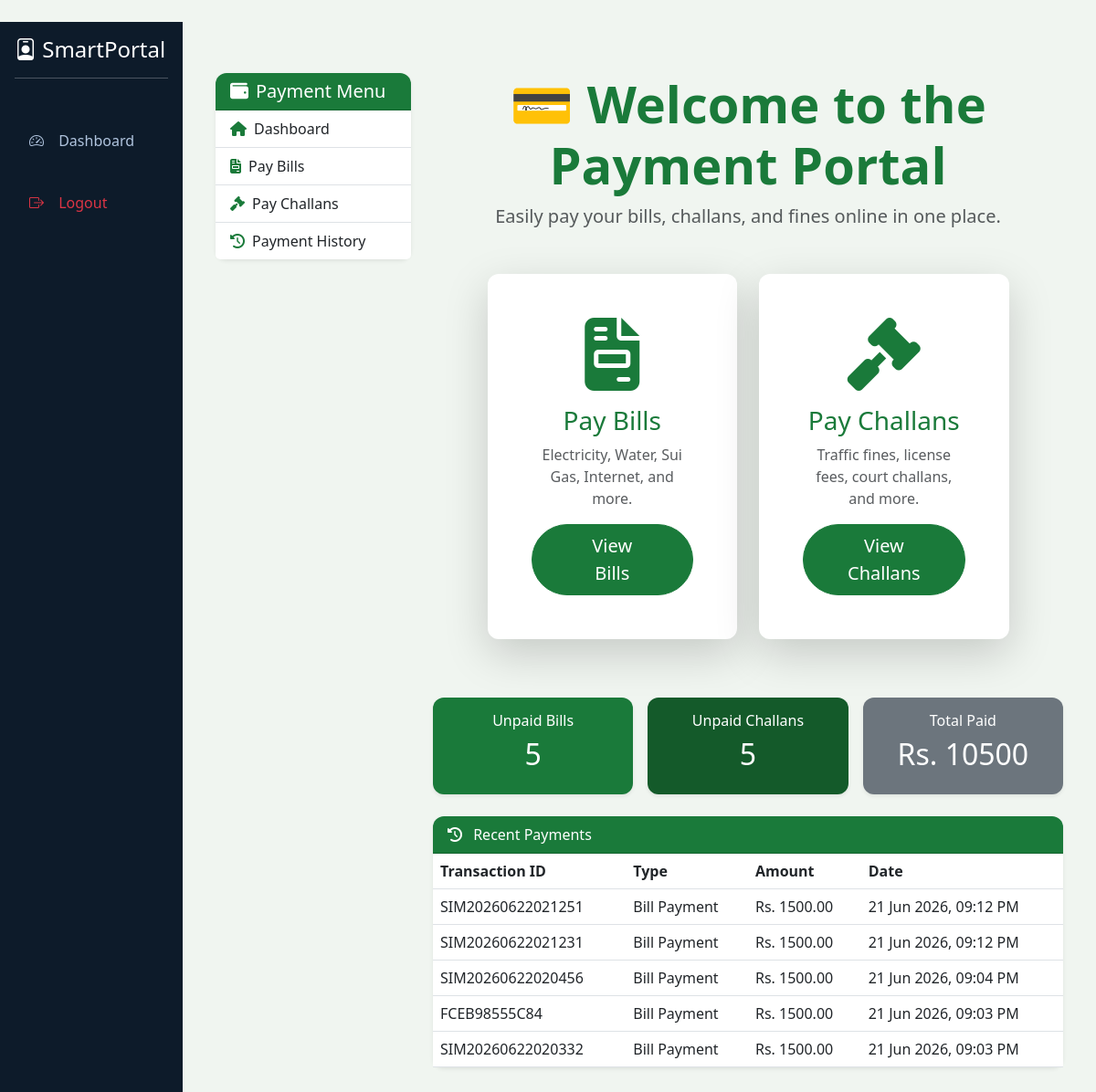
Page /challan/ (signed in) on the committed database.
### challan/models.py (models this page shows, shortened)
class PaymentTransaction(models.Model):
    PAYMENT_TYPES = (
        ('bill', 'Bill Payment'),
        ('challan', 'Challan Payment'),
        ('application', 'Application Fee'),
    )
    user = models.ForeignKey(User, on_delete=models.CASCADE)
    payment_type = models.CharField(max_length=15, choices=PAYMENT_TYPES)
    bill = models.ForeignKey(Bill, on_delete=models.SET_NULL, null=True, blank=True)
    challan = models.ForeignKey(Challan, on_delete=models.SET_NULL, null=True, blank=True)
    amount = models.DecimalField(max_digits=10, decimal_places=2)
    transaction_id = models.CharField(max_length=20, unique=True, default=uuid.uuid4().hex[:12].upper())
    paid_at = models.DateTimeField(auto_now_add=True)
    is_successful = models.BooleanField(default=True)
    gateway_transaction_id = models.CharField(max_length=100, blank=True, null=True)
    gateway_name = models.CharField(max_length=20, blank=True, null=True)
    app_type = models.CharField(max_length=20, blank=True)
    app_id = models.IntegerField(null=True, blank=True)
    reference_number = models.CharField(max_length=50, blank=True)

### challan/views.py (the view)
# urls.py: path('', views.dashboard, name='dashboard'),
@login_required
def dashboard(request):
    bill_categories = BillCategory.objects.all()
    challan_categories = ChallanCategory.objects.all()
    bills = Bill.objects.filter(status='unpaid').order_by('due_date')[:5]
    challans = Challan.objects.filter(status='unpaid').order_by('due_date')[:5]
    recent_payments = PaymentTransaction.objects.filter(user=request.user).order_by('-paid_at')[:5]
    total_paid = PaymentTransaction.objects.filter(user=request.user, is_successful=True).aggregate(total=Sum('amount'))['total'] or 0
    return render(request, 'challan/dashboard.html', {
        'bills': bills,
        'challans': challans,
        'recent_payments': recent_payments,
        'total_paid': total_paid,
        'bill_categories': bill_categories,
        'challan_categories': challan_categories,
    })

### challan/templates/challan/dashboard.html
{% extends "challan/base_challan.html" %}
{% load static %}
{% block challan_content %}
<div class="text-center mb-5">
    <h1 class="display-4 text-success fw-bold">💳 Welcome to the Payment Portal</h1>
    <p class="lead text-muted">Easily pay your bills, challans, and fines online in one place.</p>
</div>
<div class="row g-4 justify-content-center">
    <div class="col-md-5">
        <div class="card border-0 shadow-lg h-100 text-center">
            <div class="card-body p-5">
                <i class="fas fa-file-invoice fa-5x text-success mb-3"></i>
                <h3 class="card-title text-success">Pay Bills</h3>
                <p class="card-text text-muted">Electricity, Water, Sui Gas, Internet, and more.</p>
                <a href="{% url 'challan:pay_bill_step1' %}" class="btn btn-success btn-lg rounded-pill px-5">View Bills</a>
            </div>
        </div>
    </div>
    <div class="col-md-5">
        <div class="card border-0 shadow-lg h-100 text-center">
            <div class="card-body p-5">
                <i class="fas fa-gavel fa-5x text-success mb-3"></i>
                <h3 class="card-title text-success">Pay Challans</h3>
                <p class="card-text text-muted">Traffic fines, license fees, court challans, and more.</p>
                <a href="{% url 'challan:pay_challan_step1' %}" class="btn btn-success btn-lg rounded-pill px-5">View Challans</a>
            </div>
        </div>
    </div>
</div>
<div class="row mt-5 g-3">
    <div class="col-md-4">
        <div class="card border-0 shadow-sm bg-success text-white text-center">
            <div class="card-body">
                <h6>Unpaid Bills</h6>
                <h2>{{ bills.count }}</h2>
            </div>
        </div>
    </div>
    <div class="col-md-4">
        <div class="card border-0 shadow-sm bg-success text-white text-center" style="background-color: #145a2a !important;">
            <div class="card-body">
                <h6>Unpaid Challans</h6>
                <h2>{{ challans.count }}</h2>
            </div>
        </div>
    </div>
    <div class="col-md-4">
        <div class="card border-0 shadow-sm bg-secondary text-white text-center">
            <div class="card-body">
                <h6>Total Paid</h6>
                <h2>Rs. {{ total_paid }}</h2>
            </div>
        </div>
    </div>
</div>
<div class="card border-0 shadow-sm mt-4">
    <div class="card-header bg-success text-white">
        <i class="fas fa-history me-2"></i> Recent Payments
    </div>
    <div class="card-body p-0">
        <table class="table table-hover mb-0">
            <thead>
                <tr>
                    <th>Transaction ID</th>
                    <th>Type</th>
                    <th>Amount</th>
                    <th>Date</th>
                </tr>
            </thead>
            <tbody>
                {% for payment in recent_payments %}
                    <tr>
                        <td>{{ payment.transaction_id }}</td>
                        <td>{{ payment.get_payment_type_display }}</td>
                        <td>Rs. {{ payment.amount }}</td>
                        <td>{{ payment.paid_at|date:"d M Y, h:i A" }}</td>
                    </tr>
                {% empty %}
                    <tr><td colspan="4" class="text-center text-muted">No payments yet.</td></tr>
                {% endfor %}
            </tbody>
        </table>
    </div>
</div>
{% endblock %}

### templates/base.html (style rules this page uses)
:root { --gov-green: #1a7a3a; --gov-dark: #0d4a1f; --gov-light: #e8f5e9; --gov-gold: #c5a059; }
body { background-color: #f0f5f0; font-family: 'Segoe UI', Tahoma, Geneva, Verdana, sans-serif; }
.card { border: none; border-radius: 0.75rem; box-shadow: 0 4px 12px rgba(0,0,0,0.05); }
.card-header { border-radius: 0.75rem 0.75rem 0 0 !important; }
.btn-success { background-color: var(--gov-green); border-color: var(--gov-green); }
.bg-success { background-color: var(--gov-green) !important; }
.text-success { color: var(--gov-green) !important; }

### rows in the picture
PaymentTransaction: transaction_id "SIM20260622021251", payment_type "Bill Payment", amount "1500.00", paid_at "21 Jun 2026, 09:12 PM"
PaymentTransaction: transaction_id "SIM20260622021231", payment_type "Bill Payment", amount "1500.00", paid_at "21 Jun 2026, 09:12 PM"
PaymentTransaction: transaction_id "SIM20260622020456", payment_type "Bill Payment", amount "1500.00", paid_at "21 Jun 2026, 09:04 PM"
PaymentTransaction: transaction_id "FCEB98555C84", payment_type "Bill Payment", amount "1500.00", paid_at "21 Jun 2026, 09:03 PM"
PaymentTransaction: transaction_id "SIM20260622020332", payment_type "Bill Payment", amount "1500.00", paid_at "21 Jun 2026, 09:03 PM"

### other values in the picture
{{ bills.count }} "5"
{{ challans.count }} "5"
{{ total_paid }} "10500"
